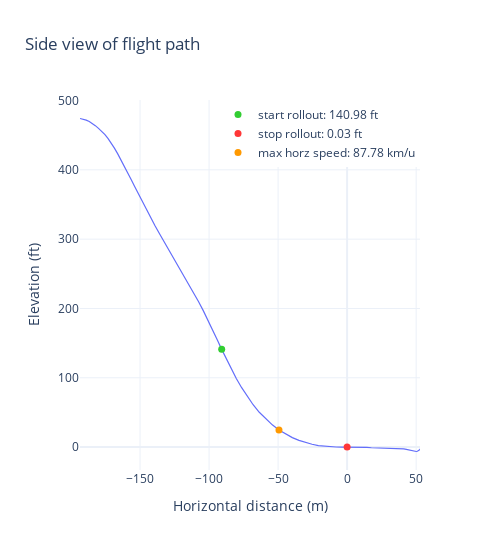

Notebook cell for this chart:
### Markdown cell above
**Side View Of Flight Path**

A profile view of the flight path: This perspective offers a clear observation of the landing's rollout, revealing the steepness and proximity to the gate during the approach. Additionally, it provides insight into the altitude at which the maneuver was initiated.

### Code cell
landing_viz.plt_side_view()

### Figure 1 — Plotly figure (JSON) as saved in the notebook; plotly's stock layout.template omitted (floating-point values rounded to 4 significant figures)
{"data": [{"hovertemplate": "Elevation: %{y:.2f} ft <extra></extra>", "line": {"color": "#636EFA", "width": 1.2}, "name": "Elevation", "showlegend": false, "type": "scatter", "x": [-193.5, -191.2, -189.0, -186.8, -184.6, -182.4, -180.1, -177.7, -175.4, -173.1, -170.8, -168.6, -166.3, -163.9, -161.5, -159.0, -156.5, -153.8, -151.1, -148.3, -145.4, -142.3, -139.2, -135.9, -132.5, -129.0, -125.5, -121.9, -118.3, -114.7, -111.2, -107.7, -104.2, -100.8, -97.46, -94.17, -90.85, -87.41, -83.91, -80.27, -76.39, -72.33, -68.09, -63.63, -59.0, -54.21, -49.36, -44.52, -39.68, -34.86, -30.1, -25.41, -20.84, -16.39, -12.08, -7.927, -3.889, 0, 3.758, 7.395, 10.9, 14.32, 17.58, 20.68, 23.65, 26.53, 29.27, 31.91, 34.41, 36.77, 38.96, 41.03, 42.91, 44.6, 46.25, 47.8, 49.07, 50.1, 50.91, 51.6, 52.07, 52.35, 52.57, 52.73, 52.8], "y": [474.1, 473.1, 471.7, 469.7, 467.1, 463.8, 459.8, 455.6, 450.8, 445.0, 438.5, 431.3, 423.4, 415.0, 405.9, 396.2, 386.1, 375.7, 364.9, 353.8, 342.6, 331.1, 319.4, 307.7, 296.0, 284.2, 272.3, 260.4, 248.2, 235.9, 223.1, 210.1, 196.9, 183.2, 169.4, 155.2, 141.0, 126.7, 112.6, 98.93, 85.7, 73.05, 61.13, 50.23, 40.63, 32.07, 24.77, 18.64, 13.62, 9.659, 6.529, 4.019, 2.172, 1.119, 0.3182, 0.1181, 0.009843, 0.02953, 0.0689, -0.03937, -0.1345, -0.4331, -0.9449, -1.125, -1.148, -1.237, -1.302, -1.621, -1.834, -2.1, -2.444, -2.7, -3.232, -3.99, -5.233, -6.161, -6.385, -6.365, -6.086, -5.525, -5.253, -4.573, -3.862, -3.245, -2.392]}, {"marker": {"color": "#32CD32", "size": 7}, "mode": "markers", "name": "start rollout: 140.98 ft", "type": "scatter", "x": [-90.85], "y": [141.0]}, {"marker": {"color": "#FF3737", "size": 7}, "mode": "markers", "name": "stop rollout: 0.03 ft", "type": "scatter", "x": [0], "y": [0.02953]}, {"marker": {"color": "#FF9900", "size": 7}, "mode": "markers", "name": "max horz speed: 87.78 km/u", "type": "scatter", "x": [-49.36], "y": [24.77]}], "layout": {"height": 550, "hovermode": "x unified", "legend": {"x": 1, "xanchor": "right", "y": 1, "yanchor": "top"}, "title": {"text": "Side view of flight path"}, "width": 500, "xaxis": {"autorange": true, "range": [-193.5, 52.8], "title": {"text": "Horizontal distance (m)"}, "type": "linear"}, "yaxis": {"autorange": true, "range": [-33.08, 500.8], "title": {"text": "Elevation (ft)"}, "type": "linear"}}}
